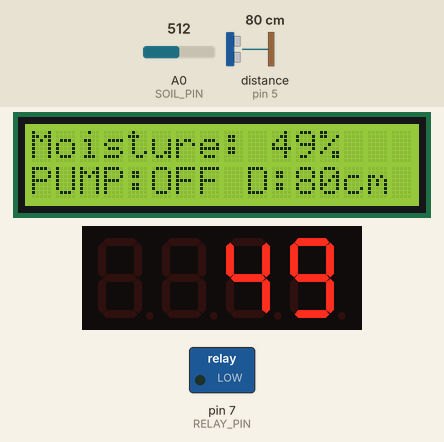
Simulated run of this sketch. Board: Arduino Uno, built with avr-gcc and run on an emulated ATmega328P. Parts: 16×2 character LCD, 4-digit seven-segment display, switched loads named in the sketch (green lamp = pin HIGH). Wiring (inferred from the names in the program): ultrasonic range finder: trigger pin 4; echo pin 5. The test bench sets the inputs (shaded band); at power-on: A0 (SOIL_PIN) = 512, distance to the obstacle (sensor on pin 5) 80 cm. The echo pulse lasts 58.3 µs per cm; pins used as bus, display or sensor lines are not drawn.

Above: at 2.7 s.
2.8 s: A0 (SOIL_PIN) set to 702
At 4.5 s:
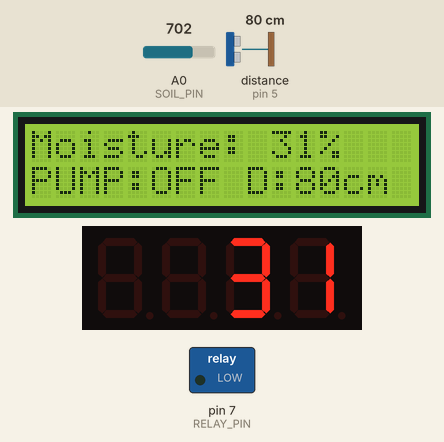
5.2 s: A0 (SOIL_PIN) set to 724
At 6.5 s:
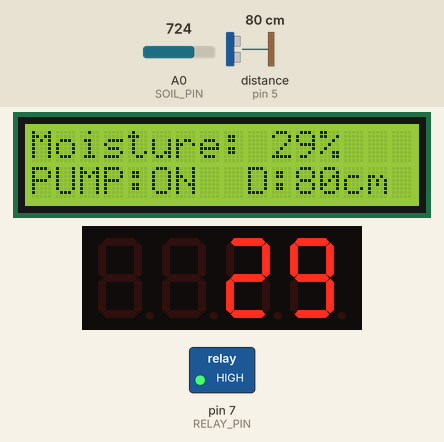
7.3 s: distance to the obstacle (sensor on pin 5) set to 250 cm
At 8.8 s:
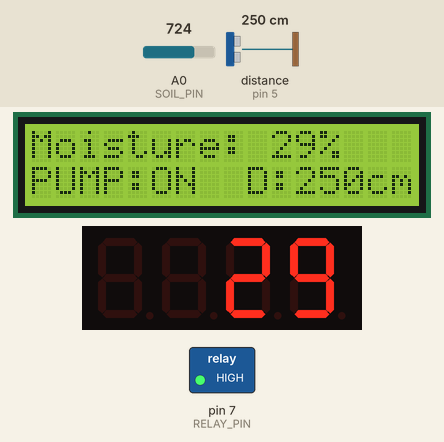
11.5 s: distance to the obstacle (sensor on pin 5) set to 2 cm
At 12.5 s:
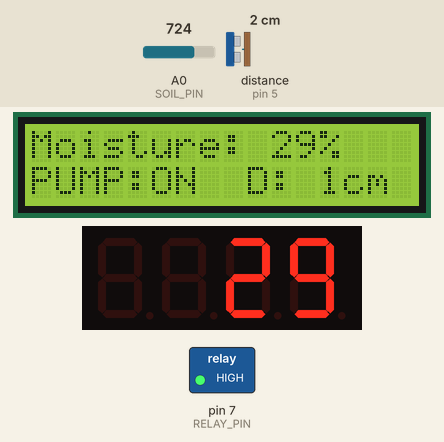
14.7 s: distance to the obstacle (sensor on pin 5) set to 4 cm
At 16.5 s:
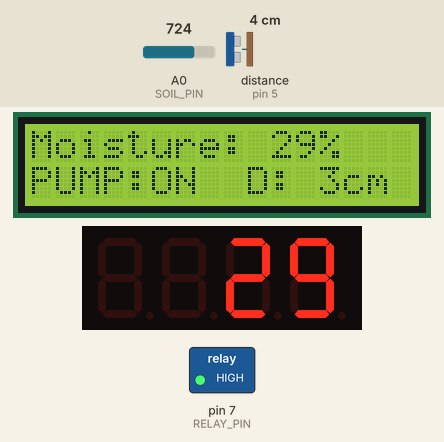
16.8 s: A0 (SOIL_PIN) set to 716
At 18.3 s:
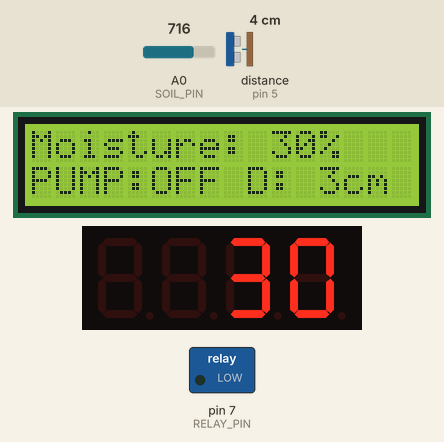
Timing chart, 0 to 19.8 s (numbered marks = the images above; inputs shaded):
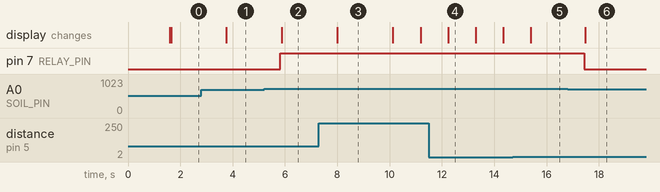

Measured:
- the behaviour switches between 716 and 717 on A0 (SOIL_PIN) (found by bisection; images 1 and 2)
- after the input at 2.8 s, the display: changes after 0.96 s (image 1)
- after the input at 5.2 s, pin 7 (RELAY_PIN): LOW → HIGH after 0.62 s; the display: changes after 0.67 s (image 2)
- after the input at 7.3 s, the display: changes after 0.69 s (image 3)
- after the input at 11.5 s, the display: changes after 0.74 s (image 4)
- after the input at 14.7 s, the display: changes after 0.69 s (image 5)
- after the input at 16.8 s, pin 7 (RELAY_PIN): HIGH → LOW after 0.64 s; the display: changes after 0.69 s (image 6)

The sketch:

arduino.ino
```cpp
/* Smart Plant & Soil Monitoring (with I2C LCD, TM1637, Ultrasonic, Relay, Soil sensor)
   Components & pins:
   - Soil sensor AO -> A0
   - Relay IN       -> D7
   - TM1637 CLK,DIO -> D2, D3
   - I2C LCD SDA,SCL-> A4, A5 (I2C address 0x27 typical)
   - Ultrasonic TRIG/ECHO -> D4, D5
*/

#include <Wire.h>
#include <LiquidCrystal_I2C.h>
#include <TM1637Display.h>

// ===== PIN DEFINITIONS =====
#define SOIL_PIN A0
#define RELAY_PIN 7
#define TM1637_CLK 2
#define TM1637_DIO 3
#define ULTRASONIC_TRIG 4
#define ULTRASONIC_ECHO 5

// ===== OBJECTS =====
LiquidCrystal_I2C lcd(0x27, 16, 2);  // change to 0x3F if your module uses that address
TM1637Display display(TM1637_CLK, TM1637_DIO);

// ===== SETTINGS =====
const int dryThreshold = 30; // moisture % below which pump turns ON
const unsigned long loopDelay = 1000; // ms

void setup() {
  // Pins
  pinMode(RELAY_PIN, OUTPUT);
  digitalWrite(RELAY_PIN, LOW); // ensure pump OFF initially

  pinMode(ULTRASONIC_TRIG, OUTPUT);
  pinMode(ULTRASONIC_ECHO, INPUT);
  digitalWrite(ULTRASONIC_TRIG, LOW);

  // Displays
  lcd.init();
  lcd.backlight();
  display.setBrightness(7); // 0..7

  // Startup message
  lcd.clear();
  lcd.setCursor(0, 0);
  lcd.print("SMART PLANT SYS");
  lcd.setCursor(0, 1);
  lcd.print("Starting...");
  delay(1500);
  lcd.clear();
}

int readSoilPercent() {
  int raw = analogRead(SOIL_PIN); // 0..1023 (wet->low or high depending sensor)
  // Many cheap soil sensors output lower value for wet (0) and higher for dry (1023).
  // If your sensor is reversed, swap map endpoints.
  int percent = map(raw, 1023, 0, 0, 100); // maps raw to 0..100 where 0 = dry, 100 = wet
  if (percent < 0) percent = 0;
  if (percent > 100) percent = 100;
  return percent;
}

long readUltrasonicDistanceCm() {
  // Send trigger pulse
  digitalWrite(ULTRASONIC_TRIG, LOW);
  delayMicroseconds(2);
  digitalWrite(ULTRASONIC_TRIG, HIGH);
  delayMicroseconds(10);
  digitalWrite(ULTRASONIC_TRIG, LOW);

  // Read echo (timeout 30000 us => ~5 meters)
  unsigned long duration = pulseIn(ULTRASONIC_ECHO, HIGH, 30000UL);

  if (duration == 0) {
    // no echo (out of range)
    return -1;
  } else {
    // Sound speed: 343 m/s => distance(cm) = duration(us) / 58
    long distanceCm = duration / 58;
    return distanceCm;
  }
}

void showOnTM1637(int value) {
  // TM1637 has 4 digits. Display value with no leading zeros for aesthetics.
  if (value < 0) {
    // show dashes for error
    display.showNumberDecEx(0, 0b01000000, true, 4, 0); // not necessary, but keep simple fallback
  } else {
    display.showNumberDec(value, false, 3, 1); // show up to 3 digits starting at pos 1 (to center)
    // If you prefer left aligned: display.showNumberDec(value);
  }
}

void loop() {
  int moisture = readSoilPercent();
  long distance = readUltrasonicDistanceCm();

  // Pump control
  if (moisture < dryThreshold) {
    digitalWrite(RELAY_PIN, HIGH); // Pump ON (depends on relay module active HIGH)
  } else {
    digitalWrite(RELAY_PIN, LOW);  // Pump OFF
  }

  // LCD line 1: Moisture
  lcd.setCursor(0, 0);
  lcd.print("Moisture: ");
  if (moisture < 10) lcd.print(" "); // tidy spacing
  lcd.print(moisture);
  lcd.print("%  "); // trailing spaces to clear previous content

  // LCD line 2: Pump status + distance
  lcd.setCursor(0, 1);
  if (moisture < dryThreshold) {
    lcd.print("PUMP:ON ");
  } else {
    lcd.print("PUMP:OFF");
  }

  // Display distance as " D:xxcm" - ensure we don't overflow 16 chars
  lcd.print(" ");
  if (distance == -1) {
    lcd.print("D:---cm   "); // out of range or no echo
  } else {
    // Keep it compact
    lcd.print("D:");
    if (distance < 10) lcd.print(" ");
    lcd.print(distance);
    lcd.print("cm  ");
  }

  // 7-seg display: show moisture percent (0..100)
  // We show 3 digits (e.g., 045), leaving one digit blank for nicer look.
  showOnTM1637(moisture);

  delay(loopDelay);
}
```
